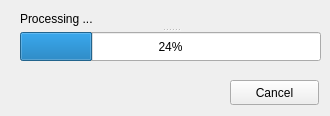
<?xml version="1.0" encoding="UTF-8"?>
<ui version="4.0">
 <class>Progress</class>
 <widget class="QWidget" name="Progress">
  <property name="geometry">
   <rect>
    <x>0</x>
    <y>0</y>
    <width>330</width>
    <height>116</height>
   </rect>
  </property>
  <property name="acceptDrops">
   <bool>false</bool>
  </property>
  <property name="windowTitle">
   <string>Form</string>
  </property>
  <widget class="QPushButton" name="cancelbtn">
   <property name="geometry">
    <rect>
     <x>230</x>
     <y>80</y>
     <width>89</width>
     <height>25</height>
    </rect>
   </property>
   <property name="text">
    <string>Cancel</string>
   </property>
  </widget>
  <widget class="QSplitter" name="splitter">
   <property name="geometry">
    <rect>
     <x>20</x>
     <y>10</y>
     <width>301</width>
     <height>51</height>
    </rect>
   </property>
   <property name="orientation">
    <enum>Qt::Vertical</enum>
   </property>
   <widget class="QLabel" name="label">
    <property name="text">
     <string>Processing ...</string>
    </property>
   </widget>
   <widget class="QProgressBar" name="progressBar">
    <property name="value">
     <number>24</number>
    </property>
   </widget>
  </widget>
 </widget>
 <resources/>
 <connections/>
</ui>
